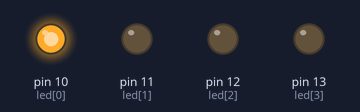
The sketch below on a simulated Arduino Uno, built with avr-gcc and run on an emulated ATmega328P. On the bench: output pins drawn as LEDs (lit = HIGH).

Above: at 0.1 s.
At 0.7 s:
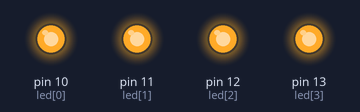
At 1.1 s:
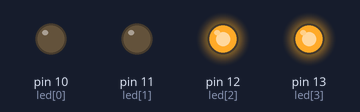
At 1.5 s:
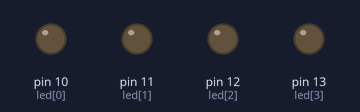
At 2.5 s:
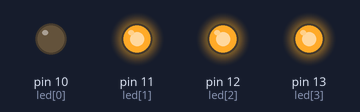
At 3.5 s:
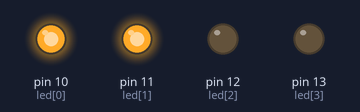
Timing chart, 0 to 3.8 s (numbered marks = the images above):
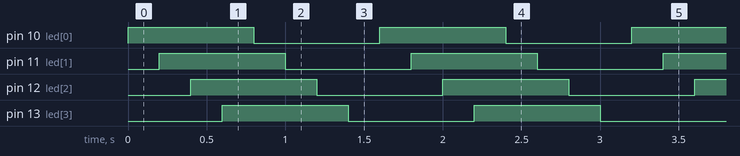

The sketch:

P41-2_4_LED_shift.ino
```cpp
/*
*P41-2
*設計Arduino 程式，控制四個LED 變化如圖4-9 所示。
*/

#define SHIFT_INTERVAL 200 //ms

const int led[4] = {10,11,12,13};


void setup()
{
	pinMode(led[0], OUTPUT);
	pinMode(led[1], OUTPUT);
	pinMode(led[2], OUTPUT);
	pinMode(led[3], OUTPUT);

	digitalWrite(led[0], LOW);
	digitalWrite(led[1], LOW);
	digitalWrite(led[2], LOW);
	digitalWrite(led[3], LOW);
}

void loop()
{
	for(int i=0;i<=3;i++)
	{
		digitalWrite(led[i], HIGH);
		delay(SHIFT_INTERVAL);
	}
	for(int i=0;i<=3;i++)
	{
		digitalWrite(led[i], LOW);
		delay(SHIFT_INTERVAL);
	}
}
```

Measured:
- by itself, pin 10 (led[0]), pin 11 (led[1]), pin 12 (led[2]), pin 13 (led[3]): alternates HIGH for 0.80 s and LOW for 0.80 s
- by itself, everything shown: repeats every 1.6 s, in 8 steps
